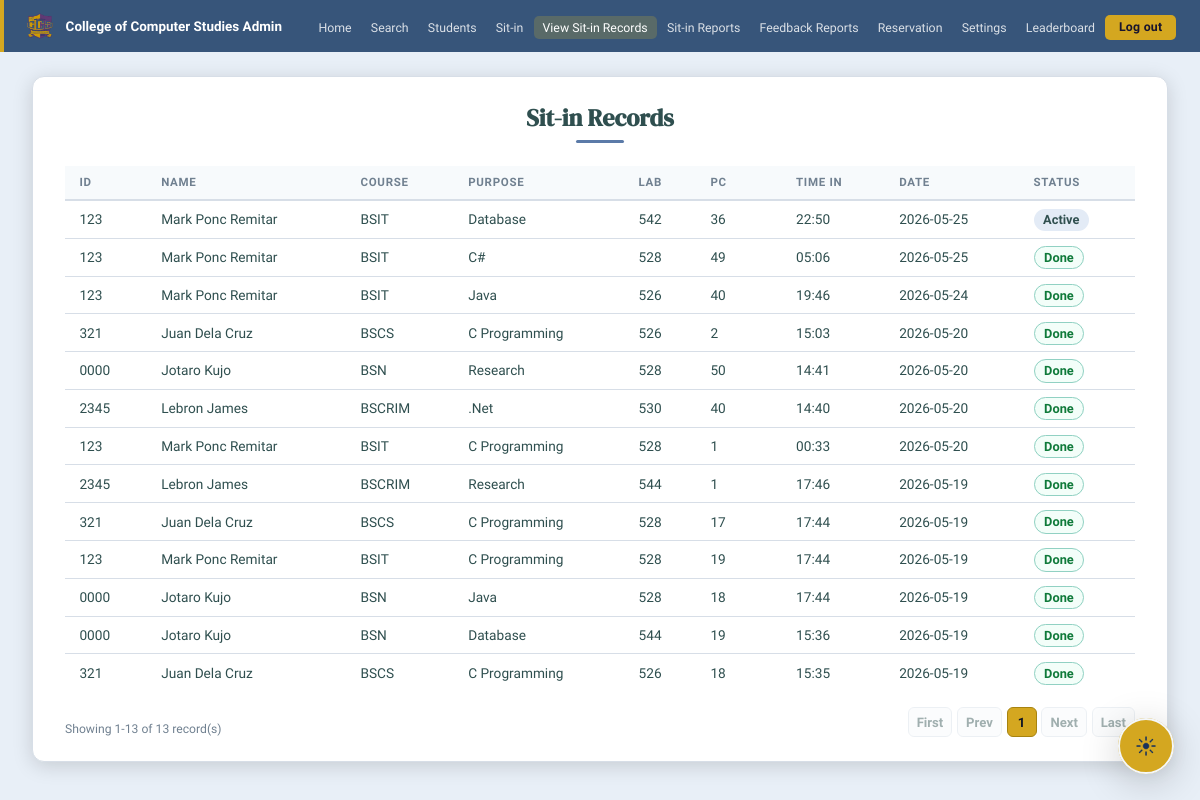
/admin/sitin/records (signed in), run on an earlier commit of the app's database.
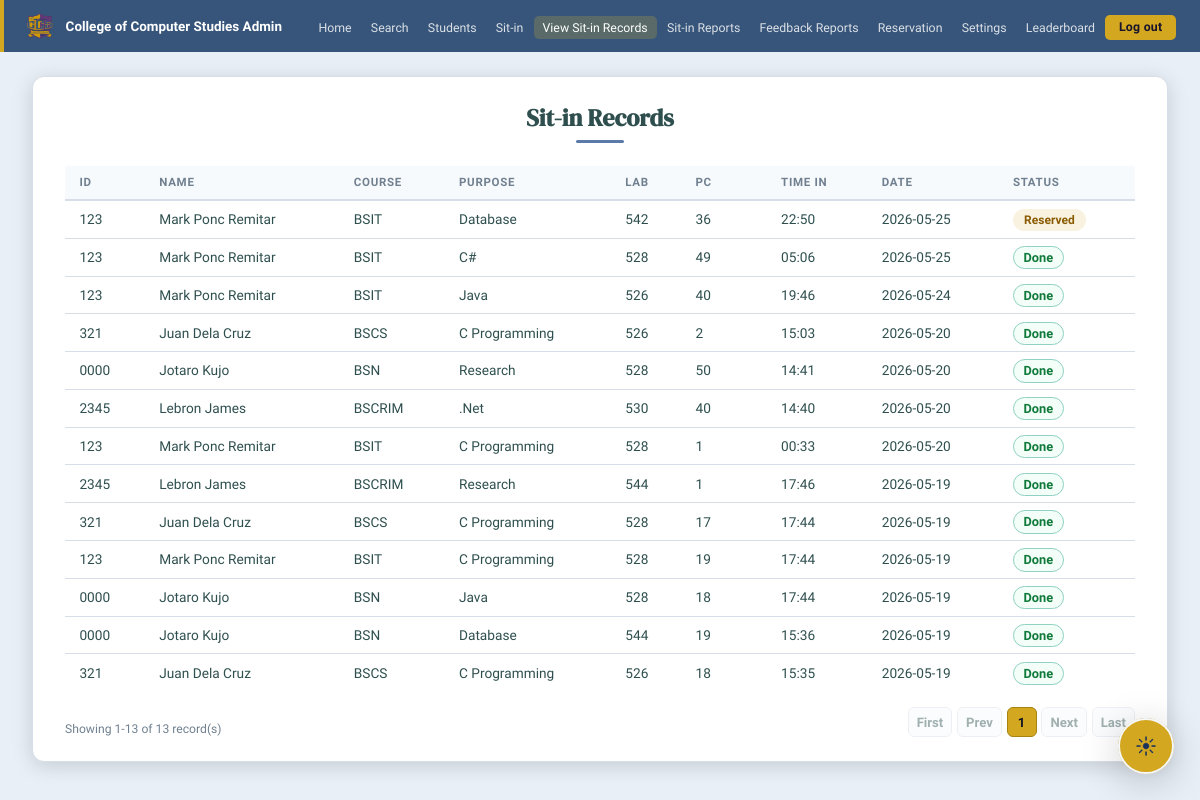
And on a later commit of the database.
### tables this page shows
CREATE TABLE sit_in_logs (
            id          INTEGER PRIMARY KEY AUTOINCREMENT,
            user_id     INTEGER NOT NULL,
            lab_room    TEXT DEFAULT '',
            purpose     TEXT DEFAULT '',
            time_in     DATETIME DEFAULT CURRENT_TIMESTAMP,
            time_out    DATETIME,
            status      TEXT DEFAULT 'Active', source TEXT DEFAULT 'admin', admin_remarks TEXT DEFAULT '', request_reason TEXT DEFAULT '', pc_number TEXT DEFAULT '', software TEXT DEFAULT '',
            FOREIGN KEY(user_id) REFERENCES users(id)
        );

CREATE TABLE users (
            id                 INTEGER PRIMARY KEY AUTOINCREMENT,
            id_number          TEXT UNIQUE NOT NULL,
            last_name          TEXT NOT NULL,
            first_name         TEXT NOT NULL,
            middle_name        TEXT DEFAULT '',
            course             TEXT DEFAULT '',
            course_level       INTEGER DEFAULT 1,
            email              TEXT DEFAULT '',
            address            TEXT DEFAULT '',
            password           TEXT NOT NULL,
            sessions_remaining INTEGER DEFAULT 30,
            is_admin           INTEGER DEFAULT 0,
            created_at         DATETIME DEFAULT CURRENT_TIMESTAMP
        , profile_pic TEXT DEFAULT '', must_change_password INTEGER DEFAULT 0, reservation_points INTEGER DEFAULT 0, reward_points INTEGER DEFAULT 0, completed_tasks INTEGER DEFAULT 0, admin_remarks TEXT DEFAULT '');

### SYSARCH32-SITIN-MONITORING-main/app.py (the view)
@app.route('/admin/sitin/records')
@admin_required
def admin_sitin_records():
    search   = request.args.get('search', '').strip()
    page     = int(request.args.get('page', 1))
    per_page = int(request.args.get('per_page', 25))
    offset   = (page - 1) * per_page
    conn     = get_db()
    count_q = '''SELECT COUNT(*) FROM sit_in_logs s JOIN users u ON s.user_id=u.id WHERE 1=1'''
    params = []
    count_q += " AND COALESCE(s.source, 'admin') != 'login'"
    if search:
        count_q += ' AND (u.id_number LIKE ? OR u.first_name LIKE ? OR u.last_name LIKE ? OR s.purpose LIKE ? OR s.lab_room LIKE ? OR s.pc_number LIKE ?)'
        params = [f'%{search}%'] * 6
    total = conn.execute(count_q, params).fetchone()[0]
    logs_q = '''SELECT s.*, u.id_number, u.first_name, u.last_name, u.course
                FROM sit_in_logs s JOIN users u ON s.user_id=u.id WHERE 1=1'''
    logs_q += " AND COALESCE(s.source, 'admin') != 'login'"
    if search:
        logs_q += ' AND (u.id_number LIKE ? OR u.first_name LIKE ? OR u.last_name LIKE ? OR s.purpose LIKE ? OR s.lab_room LIKE ? OR s.pc_number LIKE ?)'
    logs_q += ' ORDER BY s.time_in DESC LIMIT ? OFFSET ?'
    logs = [dict(r) for r in conn.execute(logs_q, params + [per_page, offset]).fetchall()]
    conn.close()
    total_pages = max(1, -(-total // per_page))
    return render_template('admin_sitin_records.html', logs=logs, page=page, per_page=per_page,
                           total=total, total_pages=total_pages, search=search, logo=get_logo())

### SYSARCH32-SITIN-MONITORING-main/app.py (called while the page is built)
def get_db():
    conn = sqlite3.connect(DB, timeout=30)
    conn.row_factory = sqlite3.Row
    conn.execute('PRAGMA foreign_keys = ON')
    conn.execute('PRAGMA busy_timeout = 30000')
    return conn

def fetch_user(conn, user_id):
    return conn.execute('SELECT * FROM users WHERE id=?', (user_id,)).fetchone()

def get_logo():
    conn = get_db()
    row = conn.execute("SELECT value FROM settings WHERE key='logo_filename'").fetchone()
    conn.close()
    return row['value'] if row else ''

def lab_capacity_map(conn):
    capacities = {lab: PC_COUNT for lab in LAB_ROOMS}
    for row in conn.execute('SELECT lab_room, capacity FROM lab_availability').fetchall():
        lab = normalize_lab_room(row['lab_room'])
        if not lab:
            continue
        try:
            capacities[lab] = max(1, int(row['capacity'] or PC_COUNT))
        except (TypeError, ValueError):
            capacities[lab] = PC_COUNT
    return capacities

@app.context_processor
def inject_lab_capacities():
    conn = get_db()
    try:
        return {'lab_capacities': lab_capacity_map(conn)}
    finally:
        conn.close()

### SYSARCH32-SITIN-MONITORING-main/templates/admin_sitin_records.html (shortened to what this page needs)
{% extends "admin_base.html" %}
{% block content %}
<div class="page-card">
  <h1 class="page-title">Sit-in Records</h1>
  <table class="res-table-perfect">
    <thead>
      <tr>
        <th class="col-id">ID</th>
        <th class="col-name">Name</th>
        <th class="col-course">Course</th>
        <th class="col-purpose">Purpose</th>
        <th class="col-lab">Lab</th>
        <th class="col-pc">PC</th>
        <th class="col-time">Time In</th>
        <th class="col-sessions">Date</th>
        <th class="col-status">Status</th>
      </tr>
    </thead>
    <tbody>
      {% for log in logs %}
      <tr>
        <td>{{ log.id_number }}</td>
        <td>{{ log.first_name }} {{ log.last_name }}</td>
        <td>{{ log.course or '-' }}</td>
        <td>{{ log.purpose or '-' }}</td>
        <td>{{ log.lab_room or '-' }}</td>
        <td>{{ log.pc_number or '-' }}</td>
        <td>{{ log.time_in[11:16] if log.time_in else '-' }}</td>
        <td>{{ log.time_in[:10] if log.time_in else '-' }}</td>
        <td>
          {% if log.status == 'Active' %}
            <span class="status-active">Active</span>
          {% elif log.status in ['Pending', 'Approved'] %}
            <span class="status-pending">Reserved</span>
          {% else %}
            <span class="status-done">Done</span>
          {% endif %}
        </td>
      </tr>
      {% else %}
      <tr><td colspan="9" class="no-data">No records found.</td></tr>
      {% endfor %}
    </tbody>
  </table>
  <div class="records-pagination">
    <span class="table-count">
      {% if total > 0 %}
        Showing {{ (page-1)*per_page+1 }}-{{ [page*per_page, total]|min }} of {{ total }} record(s)
      {% else %}
        No records
      {% endif %}
    </span>
    <div class="pg-btns">
      <a class="pg-btn {% if page==1 %}disabled{% endif %}"
         href="{{ url_for('admin_sitin_records', page=1, per_page=per_page, search=search) }}">First</a>
      <a class="pg-btn {% if page==1 %}disabled{% endif %}"
         href="{{ url_for('admin_sitin_records', page=page-1 if page>1 else 1, per_page=per_page, search=search) }}">Prev</a>
      {% for p in range(1, total_pages+1) %}
        <a class="pg-btn {% if p==page %}active{% endif %}"
           href="{{ url_for('admin_sitin_records', page=p, per_page=per_page, search=search) }}">{{ p }}</a>
      {% endfor %}
      <a class="pg-btn {% if page>=total_pages %}disabled{% endif %}"
         href="{{ url_for('admin_sitin_records', page=page+1 if page<total_pages else total_pages, per_page=per_page, search=search) }}">Next</a>
      <a class="pg-btn {% if page>=total_pages %}disabled{% endif %}"
         href="{{ url_for('admin_sitin_records', page=total_pages, per_page=per_page, search=search) }}">Last</a>
    </div>
  </div>
</div>
{% endblock %}

What changed in the data, as far as the page shows it:
changed sit_in_logs (number 1 of 13 on the later page): status "Active" → "Reserved"
